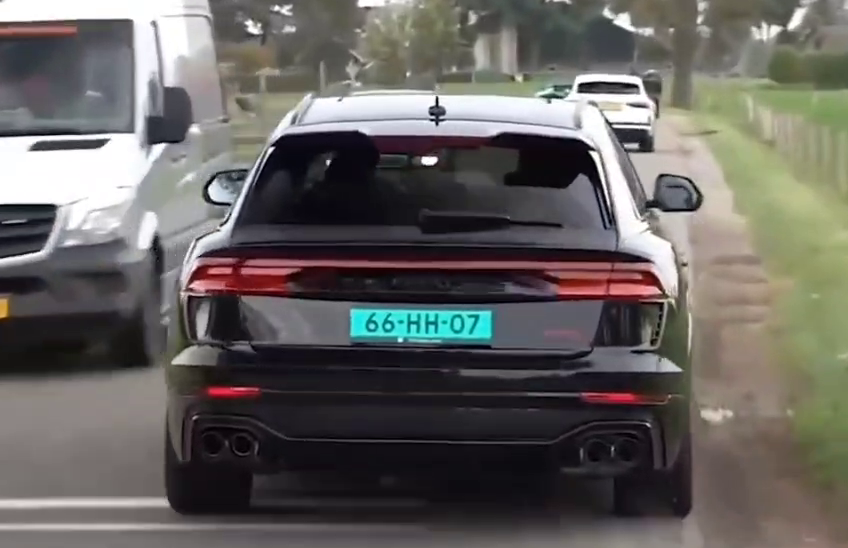
#> input picture frame 31 of video2.mp4, 848 x 548 px, given in place of car.mp4, which was not available
$ python test.py
#> lines starting #> are read from the running program, lines starting #| are printed output that depends on the picture; after the words box and inside, x2 and y2 are one past the last pixel; in counts of white or black regions, pixels touching at a corner belong together; pictures that were not available may be replaced by others from this repository, and a replacement may not be noted
# [68 lines of commented-out code are left out]

import numpy as np
import cv2
import imutils
import pytesseract
import pandas as pd
import time

# Path to tesseract executable
pytesseract.pytesseract.tesseract_cmd = r'C:\Program Files\Tesseract-OCR\tesseract.exe'

# Open video file or webcam (0 for webcam)
video_path = 'car.mp4'  # Replace with your video file path or 0 for webcam
cap = cv2.VideoCapture(video_path)

if not cap.isOpened():
    print("Error: Could not open video.")
    exit()

results = []

while True:
    ret, frame = cap.read()
#> frame is the input picture: shape (548, 848, 3); mean B, G, R 95.6, 98.5, 101.7
    if not ret:
        break  # End of video

    frame = imutils.resize(frame, width=500)
#> frame: shape (323, 500, 3)
    gray = cv2.cvtColor(frame, cv2.COLOR_BGR2GRAY)
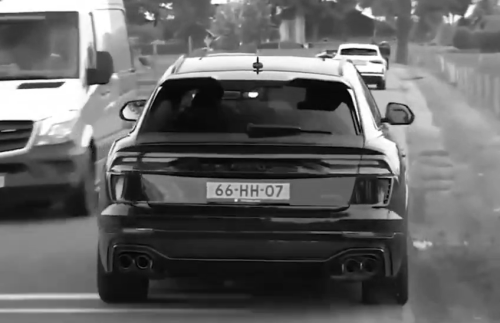
#> gray: shape (323, 500); min 1, max 255, mean 99.1
    gray = cv2.bilateralFilter(gray, 11, 17, 17)
    edged = cv2.Canny(gray, 170, 200)
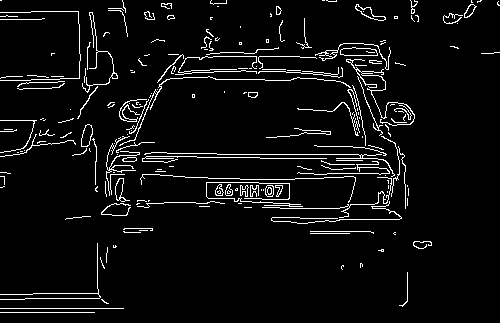
#> edged: shape (323, 500); 5.3% white in thin lines or dots

    cnts, _ = cv2.findContours(edged.copy(), cv2.RETR_LIST, cv2.CHAIN_APPROX_SIMPLE)
#> cnts = 242 contours, 201 with area under 20; largest, box (x1, y1, x2, y2) and area: (340, 47, 378, 56) 246, (340, 47, 378, 56) 244, (81, 124, 93, 147) 175, (81, 124, 93, 147) 170, (355, 4, 386, 21) 158
    cnts = sorted(cnts, key=cv2.contourArea, reverse=True)[:30]
#> cnts = 30 contours; largest, box (x1, y1, x2, y2) and area: (340, 47, 378, 56) 246, (340, 47, 378, 56) 244, (81, 124, 93, 147) 175, (81, 124, 93, 147) 170, (355, 4, 386, 21) 158

    NumberPlateCnt = None
    for c in cnts:
        peri = cv2.arcLength(c, True)
        approx = cv2.approxPolyDP(c, 0.02 * peri, True)
        if len(approx) == 4:
            NumberPlateCnt = approx
            break
#> this loop made 25 passes
#> (peri, NumberPlateCnt) on pass 25: (620.7, [[119, 145], [170, 78], [350, 87], [166, 79]])
#> peri on passes 1 to 6: 85.31, 83.56, 58.97, 57.21, 81.94, 72.04

    if NumberPlateCnt is not None:
        mask = np.zeros(gray.shape, np.uint8)
        new_image = cv2.drawContours(mask, [NumberPlateCnt], 0, 255, -1)
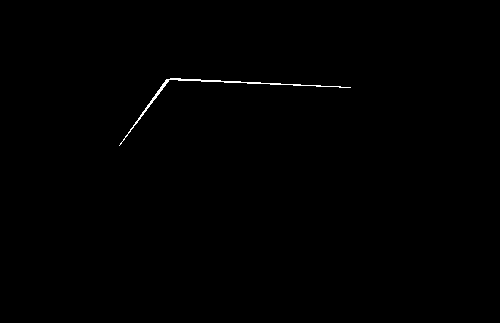
#> new_image: shape (323, 500); 0.29% white in thin lines or dots, all inside (x1, y1, x2, y2) = (119, 78, 351, 146)
        new_image = cv2.bitwise_and(frame, frame, mask=mask)
#> new_image: shape (323, 500, 3)

        # Optional: convert to grayscale and threshold to improve OCR accuracy
        plate_gray = cv2.cvtColor(new_image, cv2.COLOR_BGR2GRAY)
        _, plate_thresh = cv2.threshold(plate_gray, 127, 255, cv2.THRESH_BINARY)
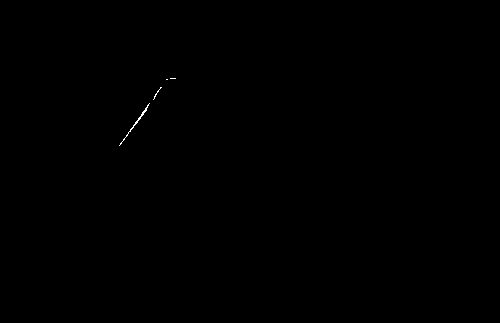
#> plate_thresh: shape (323, 500); 0.06% white in thin lines or dots, all inside (x1, y1, x2, y2) = (119, 78, 176, 146)

        config = ('-l eng --oem 1 --psm 3')
#> (the run stopped early here; a loop or call above may not have finished)
